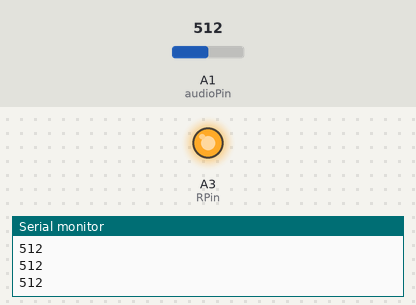
Recording of a sketch running on a simulated Arduino Uno, built with avr-gcc and run on an emulated ATmega328P. On the bench: output pins drawn as LEDs (lit = HIGH), the last lines printed to the serial monitor. Inputs (shaded band) come from the test bench; at power-on: A1 (audioPin) = 512.

Above: at 1.2 s.
1.3 s: A1 (audioPin) set to 215
3.5 s: A1 (audioPin) set to 190
At 5.5 s:
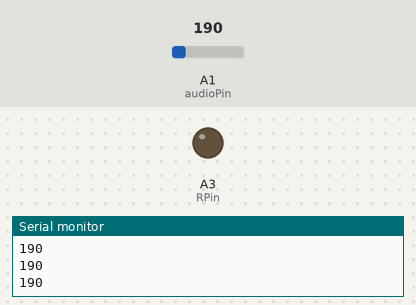
6.0 s: A1 (audioPin) set to 210
At 6.5 s:
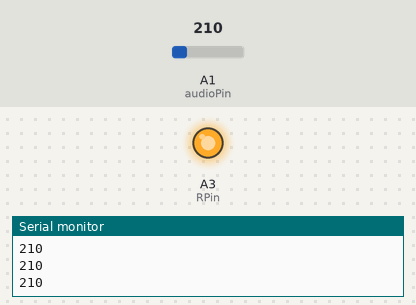
7.5 s: A1 (audioPin) set to 122
At 9.9 s:
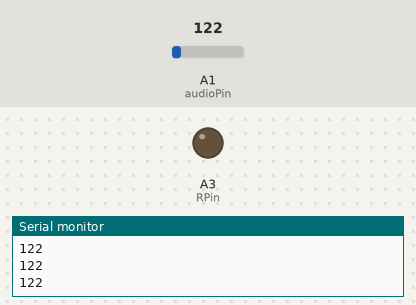
Timing chart, 0 to 11.0 s (numbered marks = the images above; inputs shaded):
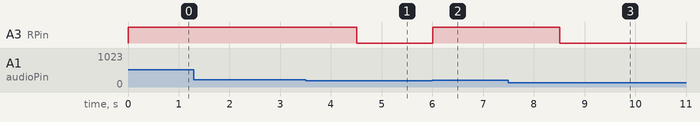

The sketch:

Blue_Dmod.ino
```cpp
// Blue Dmod //
// https://uhpowerup.com/ //
// Author: 2E0UMR //
// use at your own risk //
const int audioPin = A1;  // Audio input pin
const int RPin = A3;     // Relay pin
const int threshold = 200;  // Adjust based on your audio signal

bool RState = false;      // Tracks Relay state
unsigned long offTimer = 0; // Tracks time to turn off the Relay
const int offDelay = 1000;  // 3-second delay in milliseconds

void setup() {
  pinMode(RPin, OUTPUT);
  Serial.begin(9600);
}

void loop() {
  int audioValue = analogRead(audioPin);  // Read audio signal
  Serial.println(audioValue);            // Debugging: Print the value

  if (audioValue > threshold) {          // Audio signal exceeds threshold
    digitalWrite(RPin, HIGH);          // Turn Relay on immediately
    RState = true;                     // Update Relay state
    offTimer = 0;                        // Reset off timer
  } else if (RState && offTimer == 0) { // Start the 3-second timer
    offTimer = millis();                 // Record the current time
  }

  if (RState && offTimer > 0 && millis() - offTimer >= offDelay) {
    digitalWrite(RPin, LOW);           // Turn Relay off after 3 seconds
    RState = false;                    // Update Relay state
    offTimer = 0;                        // Reset off timer
  }
}
```

Measured:
- the behaviour switches between 201 and 200 on A1 (audioPin) (found by bisection; images 0 and 1)
- after the input at 3.5 s, A3 (RPin): HIGH → LOW after 1.0 s
- after the input at 6.0 s, A3 (RPin): LOW → HIGH at once
- after the input at 7.5 s, A3 (RPin): HIGH → LOW after 1.0 s
